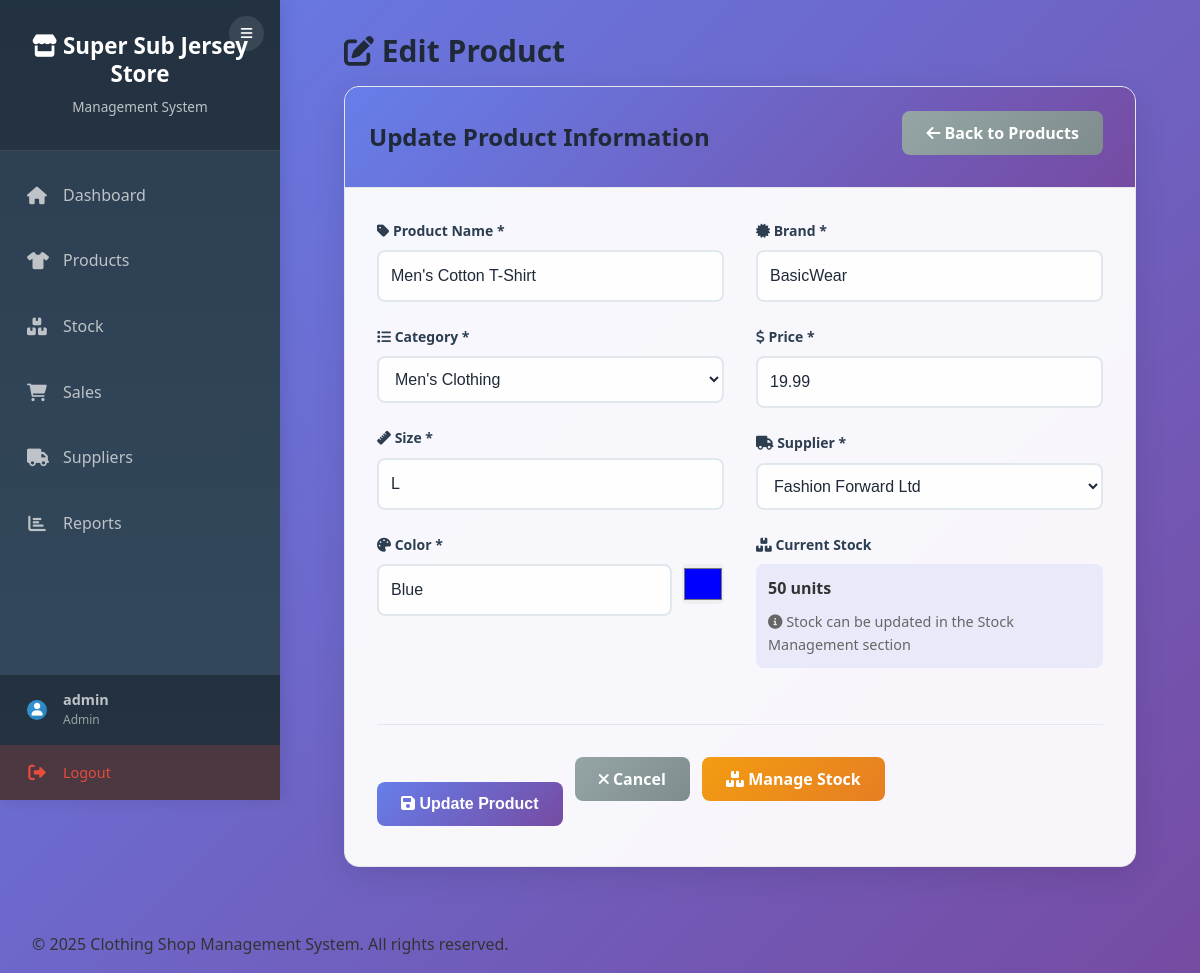
The app's page /cloth/products/edit_prroduct.php?id=1 (signed in) with its own data.
### tables this page shows
CREATE TABLE products (
    product_id INT AUTO_INCREMENT PRIMARY KEY,
    name VARCHAR(100) NOT NULL,
    category_id INT,
    size VARCHAR(10),
    color VARCHAR(30),
    brand VARCHAR(50),
    price DECIMAL(10,2) NOT NULL,
    stock_quantity INT DEFAULT 0,
    supplier_id INT,
    created_at TIMESTAMP DEFAULT CURRENT_TIMESTAMP,
    FOREIGN KEY (category_id) REFERENCES categories(category_id) ON DELETE SET NULL,
    FOREIGN KEY (supplier_id) REFERENCES suppliers(supplier_id) ON DELETE SET NULL
);

CREATE TABLE categories (
    category_id INT AUTO_INCREMENT PRIMARY KEY,
    name VARCHAR(100) NOT NULL,
    description TEXT,
    created_at TIMESTAMP DEFAULT CURRENT_TIMESTAMP
);

CREATE TABLE suppliers (
    supplier_id INT AUTO_INCREMENT PRIMARY KEY,
    name VARCHAR(100) NOT NULL,
    contact VARCHAR(20),
    email VARCHAR(100),
    address TEXT,
    created_at TIMESTAMP DEFAULT CURRENT_TIMESTAMP
);

### cloth/products/edit_prroduct.php (the view, shortened to what this page needs)
<?php
require_once '../includes/config.php';
$product_id = intval($_GET['id']);
$stmt = $conn->prepare("SELECT * FROM products WHERE product_id = ?");
$stmt->bind_param("i", $product_id);
$stmt->execute();
$product = $stmt->get_result()->fetch_assoc();
$categories = $conn->query("SELECT * FROM categories ORDER BY name");
$suppliers = $conn->query("SELECT * FROM suppliers ORDER BY name");
?>
<?php include '../includes/header.php'; ?>
<h2><i class="fas fa-edit"></i> Edit Product</h2>
<div class="card">
    <div class="card-header">
        <h3>Update Product Information</h3>
        <a href="view_products.php" class="btn btn-secondary">
            <i class="fas fa-arrow-left"></i> Back to Products
        </a>
    </div>
    <div class="card-body">
        <form method="POST" action="" id="productForm">
            <div style="display: grid; grid-template-columns: 1fr 1fr; gap: 2rem;">
                <div>
                    <div class="form-group">
                        <label for="name"><i class="fas fa-tag"></i> Product Name *</label>
                        <input type="text" id="name" name="name" class="form-control" required
                               value="<?php echo htmlspecialchars($product['name']); ?>"
                               placeholder="Enter product name">
                    </div>
                    <div class="form-group">
                        <label for="category_id"><i class="fas fa-list"></i> Category *</label>
                        <select id="category_id" name="category_id" class="form-control" required>
                            <?php while ($category = $categories->fetch_assoc()): ?>
                                <option value="<?php echo $category['category_id']; ?>"
                                        <?php echo $category['category_id'] == $product['category_id'] ? 'selected' : ''; ?>>
                                    <?php echo htmlspecialchars($category['name']); ?>
                                </option>
                            <?php endwhile; ?>
                        </select>
                    </div>
                    <div class="form-group">
                        <label for="size"><i class="fas fa-ruler"></i> Size *</label>
                        <input type="text" id="size" name="size" class="form-control" required
                               value="<?php echo htmlspecialchars($product['size']); ?>"
                               placeholder="e.g., S, M, L, XL, 32, 10">
                    </div>
                    <div class="form-group">
                        <label for="color"><i class="fas fa-palette"></i> Color *</label>
                        <div style="display: flex; gap: 10px;">
                            <input type="text" id="color" name="color" class="form-control" required
                                   value="<?php echo htmlspecialchars($product['color']); ?>"
                                   placeholder="Enter color name">
                            <input type="color" id="colorPicker" style="width: 50px; height: 40px; border: none; border-radius: 5px;">
                        </div>
                    </div>
                </div>
                <div>
                    <div class="form-group">
                        <label for="brand"><i class="fas fa-certificate"></i> Brand *</label>
                        <input type="text" id="brand" name="brand" class="form-control" required
                               value="<?php echo htmlspecialchars($product['brand']); ?>"
                               placeholder="Enter brand name">
                    </div>
                    <div class="form-group">
                        <label for="price"><i class="fas fa-dollar-sign"></i> Price *</label>
                        <input type="number" id="price" name="price" class="form-control" step="0.01" min="0" required
                               value="<?php echo $product['price']; ?>"
                               placeholder="0.00">
                    </div>
                    <div class="form-group">
                        <label for="supplier_id"><i class="fas fa-truck"></i> Supplier *</label>
                        <select id="supplier_id" name="supplier_id" class="form-control" required>
                            <?php while ($supplier = $suppliers->fetch_assoc()): ?>
                                <option value="<?php echo $supplier['supplier_id']; ?>"
                                        <?php echo $supplier['supplier_id'] == $product['supplier_id'] ? 'selected' : ''; ?>>
                                    <?php echo htmlspecialchars($supplier['name']); ?>
                                </option>
                            <?php endwhile; ?>
                        </select>
                    </div>
                    <div class="form-group">
                        <label><i class="fas fa-boxes"></i> Current Stock</label>
                        <div style="padding: 0.75rem; background: rgba(102, 126, 234, 0.1); border-radius: 8px;">
                            <strong><?php echo $product['stock_quantity']; ?> units</strong>
                            <p style="margin: 0.5rem 0 0 0; font-size: 0.9rem; color: #666;">
                                <i class="fas fa-info-circle"></i> Stock can be updated in the Stock Management section
                            </p>
                        </div>
                    </div>
                </div>
            </div>
            <div style="margin-top: 2rem; padding-top: 2rem; border-top: 1px solid #e1e8ed;">
                <button type="submit" class="btn btn-primary">
                    <i class="fas fa-save"></i> Update Product
                </button>
                <a href="view_products.php" class="btn btn-secondary">
                    <i class="fas fa-times"></i> Cancel
                </a>
                <a href="../stock/restock.php" class="btn btn-warning">
                    <i class="fas fa-boxes"></i> Manage Stock
                </a>
            </div>
        </form>
    </div>
</div>
<?php include '../includes/footer.php'; ?>

### cloth/includes/header.php (style rules this page uses)
* { margin: 0; padding: 0; box-sizing: border-box; }
body { font-family: 'Segoe UI', Tahoma, Geneva, Verdana, sans-serif; line-height: 1.6; color: #333; background: linear-gradient(135deg, #667eea 0%, #764ba2 100%); min-height: 100vh; }
.card { background: rgba(255, 255, 255, 0.95); backdrop-filter: blur(10px); border-radius: 15px; box-shadow: 0 8px 32px rgba(0, 0, 0, 0.1); margin-bottom: 2rem; overflow: hidden; transition: transform 0.3s ease; }
.card-header { background: linear-gradient(135deg, #667eea 0%, #764ba2 100%); color: white; padding: 1.5rem; display: flex; justify-content: space-between; align-items: center; }
.card-header h3 { margin: 0; font-size: 1.5rem; }
.card-body { padding: 2rem; }
.form-group { margin-bottom: 1.5rem; }
.form-group label { display: block; margin-bottom: 0.5rem; font-weight: 600; color: #2c3e50; }
.form-control { width: 100%; padding: 0.75rem; border: 2px solid #e1e8ed; border-radius: 8px; font-size: 1rem; transition: all 0.3s ease; background: rgba(255, 255, 255, 0.9); }
.btn { display: inline-block; padding: 0.75rem 1.5rem; border: none; border-radius: 8px; font-size: 1rem; font-weight: 600; text-decoration: none; cursor: pointer; transition: all 0.3s ease; margin-right: 0.5rem; margin-bottom: 0.5rem; }
.btn-primary { background: linear-gradient(135deg, #667eea 0%, #764ba2 100%); color: white; }
.btn-secondary { background: linear-gradient(135deg, #95a5a6 0%, #7f8c8d 100%); color: white; }
.btn-warning { background: linear-gradient(135deg, #f39c12 0%, #e67e22 100%); color: white; }

### cloth/products/edit_prroduct.php (style rules this page uses)
#colorPicker { cursor: pointer; transition: transform 0.2s ease; }

### records on screen
products: name "Men's Cotton T-Shirt", category_id "Men's Clothing", size "L", color "Blue", brand "BasicWear", price "19.99", supplier_id "Fashion Forward Ltd", stock_quantity "50"

### other values on screen
$_SESSION['username'] "admin"
$_SESSION['role'] "Admin"
